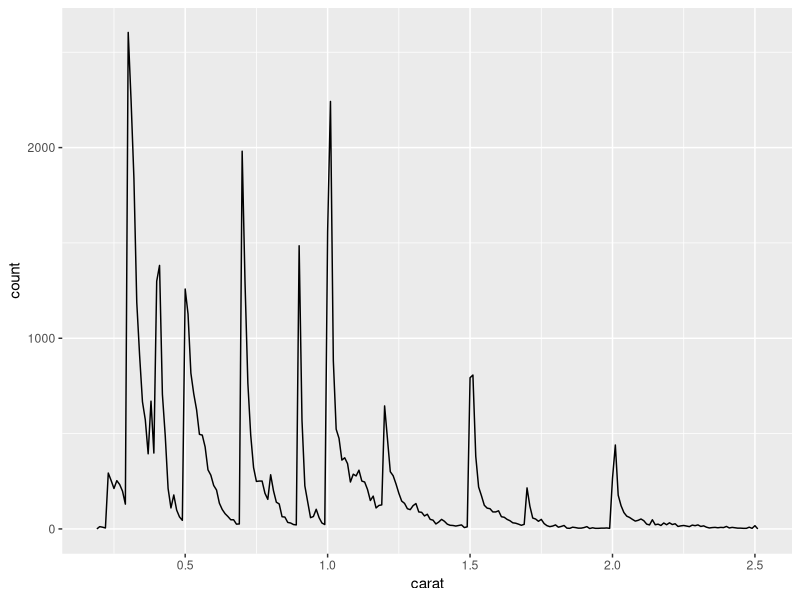
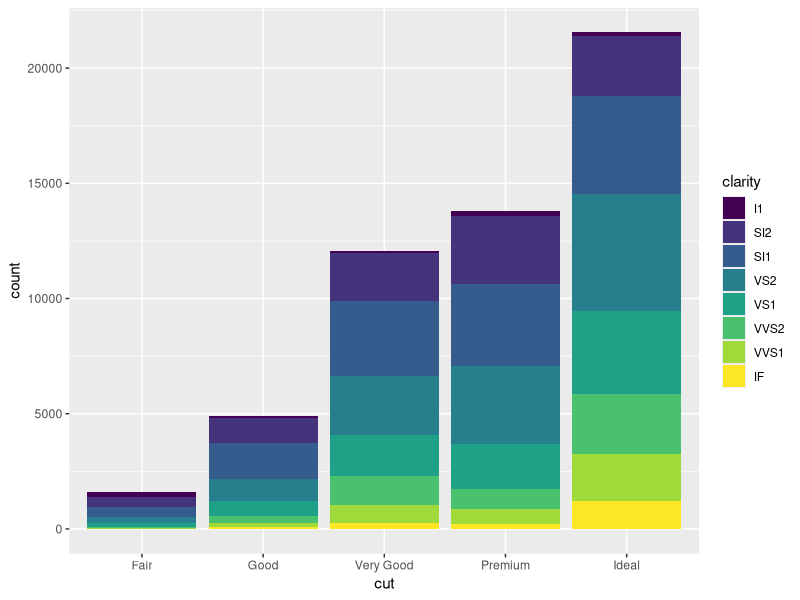
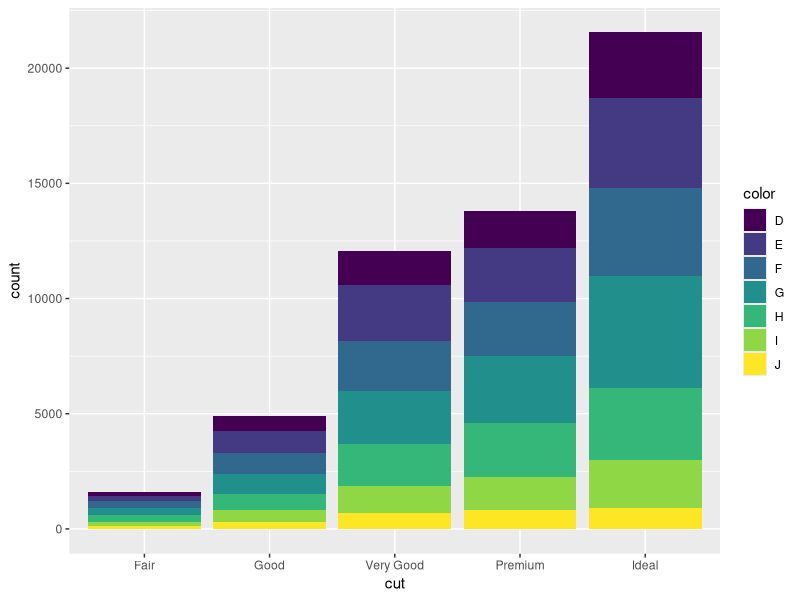

Reproduce these figures in R, in order.
## ---- chunk 1
#Note, Each gray box below is a code chunk. You need to insert a code chunk and put your R code in it. By setting echo = FALSE. this comment and any code will not show in my output document. If it were TRUE, the comment and code would appear. 
## ---- chunk 2
#The include = FALSE function hides both the code and output in my output document

#You need to install these packages first to be able to use the functions within them. You can install them from the Tools tab or write a new code chunk: install.packages("package_name"). 
library(ggplot2)
library(dplyr)
## ---- chunk 3
#this next line is creating a subset called 'smaller' of the diamonds data
smaller <- diamonds %>% 
  filter(carat <= 2.5)
## ---- chunk 4
#This next chunk is inline code. Inline code puts the text with the output of the function in my document.
## ---- chunk 5
#This next code chunk will make a plot in our output doc
## ---- chunk 6
smaller %>% 
  ggplot(aes(carat)) + 
  geom_freqpoly(binwidth = 0.01)
## ---- chunk 7
#Once all of my code has been written, I click on the Knit button in the tool bar above to produce my document.
## ---- chunk 8
library(skimr)
skim(diamonds)
## ---- chunk 9
ggplot(data=diamonds) + 
  geom_bar(mapping = aes(x =cut, fill =clarity))
ggplot(data = diamonds) +
  geom_bar(mapping = aes(x=cut, fill=color))
